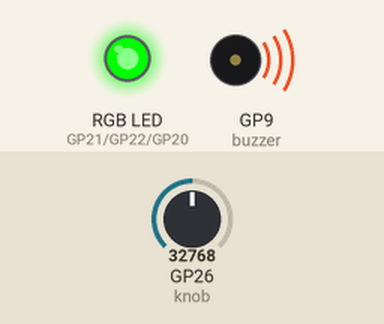
Bench run of a program on a simulated Raspberry Pi Pico running MicroPython. Shown: an RGB LED mixed from three pins (HIGH = lit), buzzer (waves = sounding). Dashed ring = blinking. The inputs (shaded band) are chosen by the test bench; at power-on: GP26 (knob) = 32768 (analog values on the 0–65535 scale). What the program prints to the serial console is not drawn.

Above: at 1.2 s.
1.3 s: GP26 (knob) set to 38288
At 2.3 s:
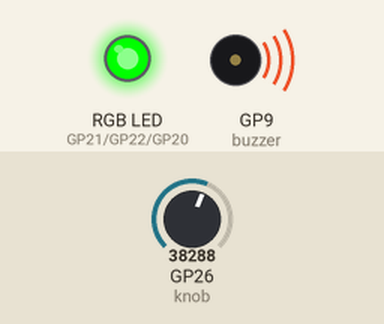
3.2 s: GP26 (knob) set to 40384
At 3.7 s:
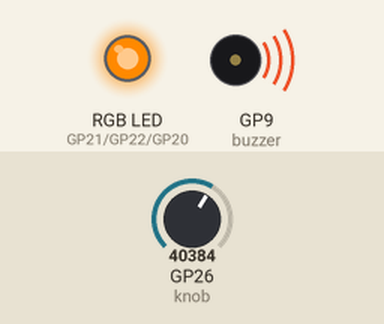
4.7 s: GP26 (knob) set to 54560
At 5.8 s:
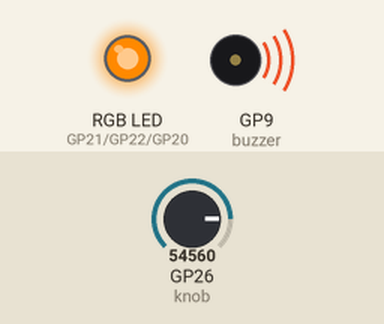
7.7 s: GP26 (knob) set to 56560
At 8.29 s:
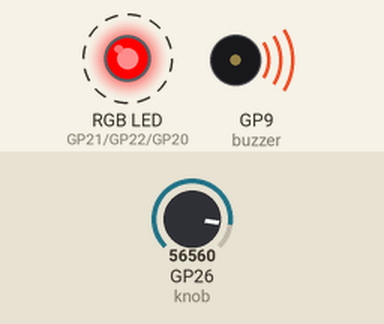
10.7 s: GP26 (knob) set to 32767
At 11.6 s:
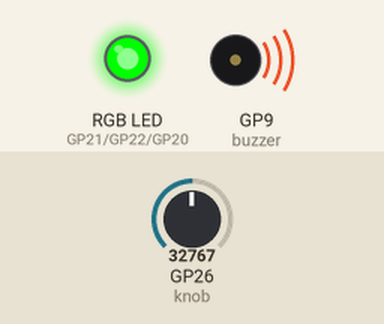
Timing chart, 0 to 13.2 s (numbered marks = the images above; inputs shaded):
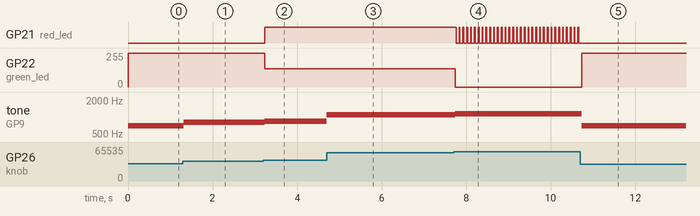

Measured:
- the behaviour switches between 39312 and 39328 on GP26 (knob) (found by bisection; images 1 and 2)
- the behaviour switches between 55696 and 55712 on GP26 (knob) (found by bisection; images 3 and 4)
- after the input at 1.3 s, tone on GP9 (buzzer): 700 Hz → 801 Hz at once
- after the input at 3.2 s, GP21 (red_led): LOW → HIGH at once; GP22 (green_led): 255/255 → 137/255 at once; tone on GP9 (buzzer): 801 Hz → 839 Hz at once
- after the input at 4.7 s, tone on GP9 (buzzer): 839 Hz → 1099 Hz at once
- after the input at 7.7 s, GP21 (red_led): alternates HIGH for 0.02 s and LOW for 0.07 s, starting after 0.06 s; GP22 (green_led): 137/255 → 0/255 at once; tone on GP9 (buzzer): 1099 Hz → 1135 Hz at once
- after the input at 10.7 s, GP21 (red_led): stops changing and stays LOW; GP22 (green_led): 0/255 → 255/255 at once; tone on GP9 (buzzer): 1135 Hz → 699 Hz at once

The program:

F1_Engine_Sim.py
```python
# ==========================================================
# MASTERY PROJECT 9: THE F1 ENGINE SIMULATOR
# Goal: Build a high-performance racing engine.
# Knob 1 = Accelerator (RPM: 1,000 to 18,000)
# Listen to the "Engine" and watch the "Shift Lights"!
#
# ENGINEERING INSIGHT:
# This project is a "Safety Telemetry Simulation." Engineers use
# visual and audio cues to communicate complex data (RPM) to a
# human operator instantly. The multi-stage shift lights teach
# how to design "Predictive Warning Systems"—alerting the user
# *before* an emergency (the rev limiter) happens.
# ==========================================================

from machine import Pin, PWM, ADC
import time

# ----------------------------------------------------------
# 1. HARDWARE SETUP
# ----------------------------------------------------------
red_led   = PWM(Pin(21), freq=1000)
green_led = PWM(Pin(22), freq=1000)
blue_led  = PWM(Pin(20), freq=1000)

knob = ADC(Pin(26))
buzzer = PWM(Pin(9))

gamma = 2.8

def set_rgb_gamma(r_p, g_p, b_p):
    """Sets RGB with 0-100% inputs and Gamma Correction."""
    r_duty = int((max(0, r_p / 100) ** gamma) * 65535)
    g_duty = int((max(0, g_p / 100) ** gamma) * 65535)
    b_duty = int((max(0, b_p / 100) ** gamma) * 65535)

    red_led.duty_u16(r_duty)
    green_led.duty_u16(g_duty)
    blue_led.duty_u16(b_duty)

# ----------------------------------------------------------
# 2. RACING LOOP
# ----------------------------------------------------------
print("SYSTEM: F1 Engine Control Unit (ECU) Online.")
print("INSTRUCTION: Floor it to test the Shift Lights!")

try:
    while True:
        # STEP A: Read "Throttle" from Knob
        # Map 0-65535 to 1,000-18,000 RPM
        raw_val = knob.read_u16()
        rpm = 1000 + (raw_val / 65535) * 17000

        # Determine "Stress Level" (0.0 to 1.0)
        stress = (rpm - 1000) / 17000

        # STEP B: Engine Sound (Frequency modulation)
        # Higher RPM = Higher Pitch
        engine_pitch = 100 + (stress * 1200)
        buzzer.freq(int(engine_pitch))
        buzzer.duty_u16(5000) # Soft engine thrum

        # STEP C: Shift Light Logic
        if stress < 0.6:
            # Low RPM: Solid Green
            set_rgb_gamma(0, 100, 0)
        elif stress < 0.85:
            # Medium RPM: Solid Yellow (Red + Green)
            set_rgb_gamma(100, 80, 0)
        else:
            # REV LIMITER: Flashing Red!
            set_rgb_gamma(100, 0, 0)
            time.sleep(0.02)
            set_rgb_gamma(0, 0, 0)
            time.sleep(0.02)

        print(f"RPM: {int(rpm):5} | {'!!!SHIFT!!!' if stress > 0.85 else 'Accelerating'}", end="\r")

        time.sleep(0.05)

except KeyboardInterrupt:
    set_rgb_gamma(0, 0, 0)
    buzzer.duty_u16(0)
    print("\nECU Shutdown Successfully.")
```
